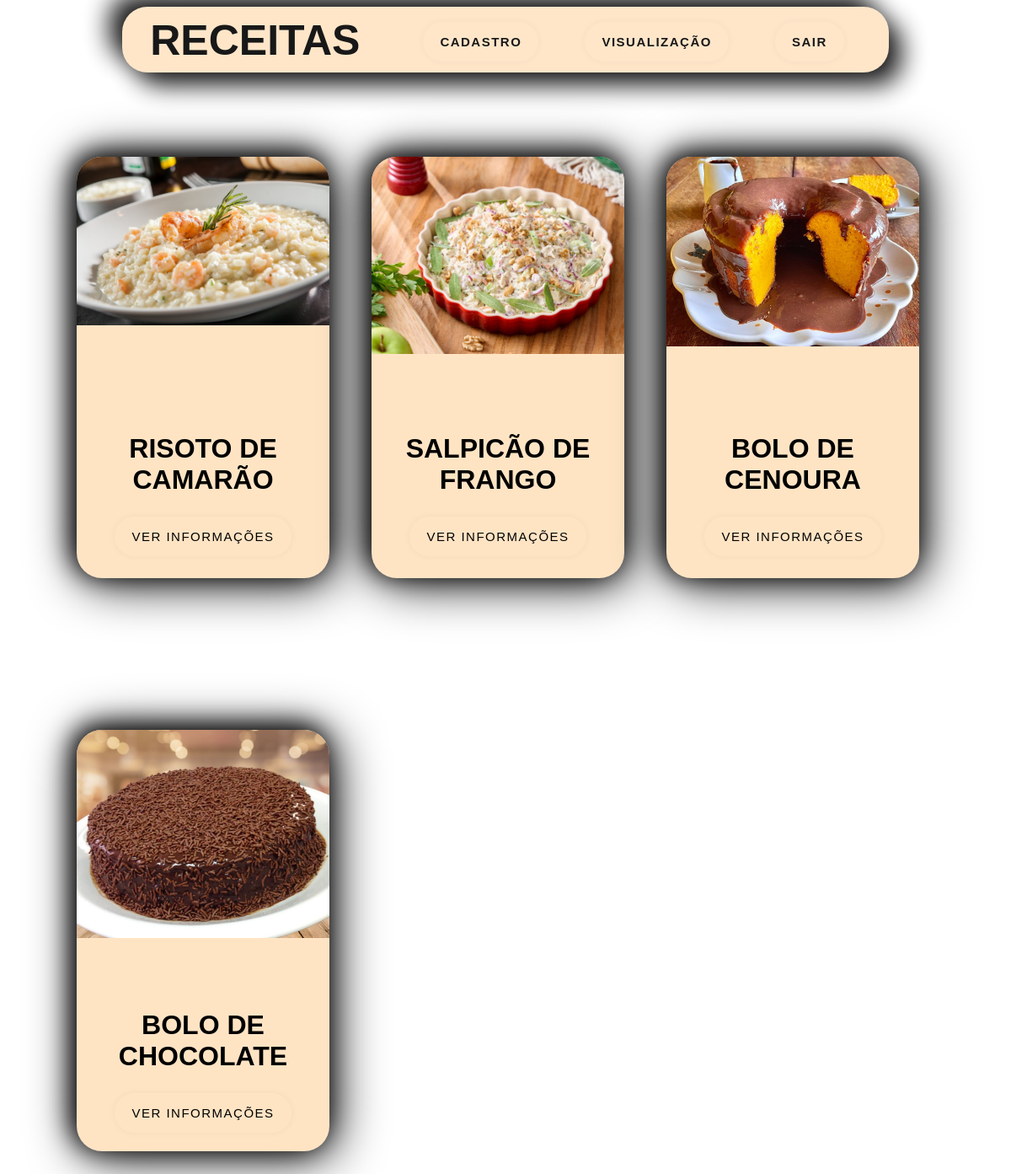
The page /visualizar.php on the database its author committed.
### tables this page shows
CREATE TABLE `tabela_receita` (
  `id_Receita` int(11) NOT NULL,
  `nome_Receita` varchar(100) NOT NULL,
  `img_Receita` varchar(100) NOT NULL,
  `desc_Receita` varchar(1200) NOT NULL,
  `item_Receita` varchar(1200) NOT NULL,
  `inst_Receita` varchar(1200) NOT NULL,
  `tempP_Receita` varchar(50) NOT NULL,
  `tempC_Receita` varchar(50) NOT NULL
);

### _conexao/visualizacaobd.php (called while the page is built, shortened)
<?php
    require_once("_conexao.php");
    try {
        $comandoSQL = "SELECT * FROM tabela_receita order by id_Receita desc";
        $dadosSelecionados = $conexao->query($comandoSQL);
        $dados = $dadosSelecionados->fetchAll();
    } catch (PDOExeption $erro) {
        echo("Entre em contato com a suporte");
    }

### visualizar.php (the view, shortened to what this page needs)
<!DOCTYPE html>
<html lang="pt-br">
<head>
    <link rel="stylesheet" href="./CSS/estilo.css">
</head>
<body>
    <div class="container">
        <?php require_once("menu.php");?>
    </div>
    <div class="main">
        <div class="container v">
            <?php
            require_once("./_conexao/visualizacaobd.php");
            $total = count($dados);
            $itens = 3;
            $a = 0;
            while($a < $total){
            ?>
            <div class="block">
                <?php
                    for ($i=0; $i < $itens; $i++) {
                        if ($a < $total) {
                ?>
                <div class="card">
                <div class="v__infoimg">
                    <img src="img/<?=$dados[$a]["img_Receita"]?>" alt="Foto Receita">
                </div>
                    <div class="v__info">
                        <h1><?=$dados[$a]["nome_Receita"]?></h1>
                        <a href="./info.php?id=<?=$dados[$a]['id_Receita']; ?>">
                        VER INFORMAÇÕES
                        </a>
                    </div>
                </div>
                <?php
                            $a++;
                        }
                    }
                ?>
            </div>
            <?php
            }
            ?>
        </div>
    </div>
</body>
</html>

### menu.php
<div class="menu">
    <h1 class="receita">RECEITAS</h1>
    <ul>
        <li><a href="./cadastro.php">CADASTRO</a></li>
        <li><a href="./visualizar.php">VISUALIZAÇÃO</a></li>
        <li><a href="./index.php">SAIR</a></li>
    </ul>
</div>

### CSS/estilo.css (style rules this page uses)
body { font-family: 'Lucida Sans', 'Lucida Sans Regular', 'Lucida Grande', 'Lucida Sans Unicode', Geneva, Verdana, sans-serif; font-size: medium; background-image: url('../img/Pizza.jpg'); background-repeat: no-repeat; background-position: center; background-size: auto; color: black; }
.container { display: flex; justify-content: center; align-items: center; }
h1 { margin-bottom: 15px; }

### CSS/visualizar.css (style rules this page uses)
.main { display: flex; justify-content: center; align-items: center; }
.v { flex-direction: column; }
.block { overflow-y: auto; width: 100%; display: flex; justify-content: left; align-items: left; padding: 80px 34px; }
.card { margin-left: 50px; width: 300px; height: 500px; overflow: hidden; justify-content: center; align-items: center; display: flex; flex-direction: column; border-radius: 30px; background-color: #FFE4C4; box-shadow: 5px 5px 60px #000000, -5px -5px 30px #000000; margin-top: 20px; }
.card img { max-width: 100%; max-height: 100%; }
.v__info { padding-top: 60px; padding-bottom: 40px; width: 90%; text-align: center; text-transform: uppercase; }
.v__infoimg { width: 300px; height: 300px; }
.v__info h1 { margin-bottom: 40px; }
.v__info a { text-decoration: none; padding: 15px 20px; border-radius: 50px; cursor: pointer; border: 0; box-shadow: rgb(0 0 0 / 5%) 0 0 8px; letter-spacing: 1.5px; text-transform: uppercase; font-size: 15px; transition: all 0.5s ease; color: black; }

### CSS/menu.css (style rules this page uses)
.menu { text-align: left; display: flex; justify-content: right; font-weight: 500; border: 0px solid black; padding: 11px 33px; height: 55.9px; border-radius: 30px; background-color: #FFE4C4; opacity: 0.9; box-shadow: 15px 15px 30px #000000, -15px -15px 30px #000000; }
h1.receita { font-size: 50px; opacity: 1; margin-right: auto; margin-top: auto; }
.menu ul { display: flex; list-style-type: none; height: 30px; justify-content: center; align-items: center; font-weight: 700; margin-top: 1em; }
.menu ul li { padding: 15px 20px; margin-left: 15px; }
.menu a { text-decoration: none; padding: 15px 20px; border-radius: 50px; cursor: pointer; border: 0; box-shadow: rgb(0 0 0 / 5%) 0 0 8px; letter-spacing: 1.5px; text-transform: uppercase; font-size: 15px; transition: all 0.5s ease; color: black; }

### rows shown on the page
tabela_receita: img_Receita (picture), nome_Receita "RISOTO DE CAMARÃO"
tabela_receita: img_Receita (picture), nome_Receita "SALPICÃO DE FRANGO"
tabela_receita: img_Receita (picture), nome_Receita "BOLO DE CENOURA"
tabela_receita: img_Receita (picture), nome_Receita "BOLO DE CHOCOLATE"
